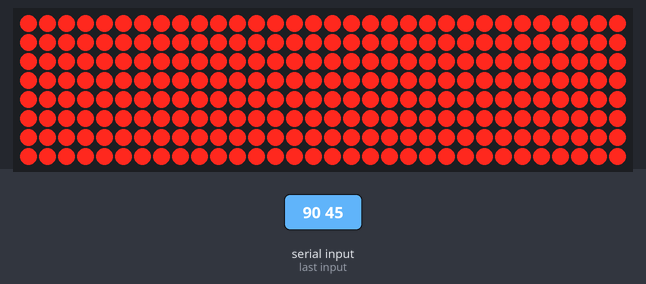
The sketch below on a simulated Arduino Uno, built with avr-gcc and run on an emulated ATmega328P. Shown: 32×8 LED matrix. Inputs (shaded band) come from the test bench. What the sketch prints to the serial monitor is not drawn.

1.3 s: "90 45\n" received over Serial
Above: at 1.7 s.
Timing chart, 0 to 4.3 s (numbered marks = the images above; inputs shaded):
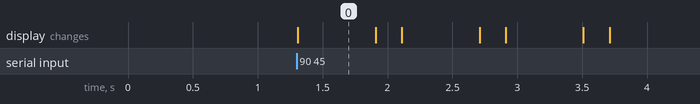

Measured:
- after the input at 1.3 s, the display: changes at once (image 0)
- what the display in image 0 shows lasts 0.6 s, from 1.3 s to 1.9 s

The sketch:

morse_code_translator.ino
```cpp
#include <MD_MAX72xx.h>
#include <SPI.h>
#include <avr/pgmspace.h>

// MAX7219 8x32 4-in-1 matrix on Arduino UNO.
// DIN -> D11, CS/LOAD -> D10, CLK -> D13.
#define HARDWARE_TYPE MD_MAX72XX::FC16_HW
#define MAX_DEVICES 4

const uint8_t DATA_PIN = 11;
const uint8_t CS_PIN = 10;
const uint8_t CLK_PIN = 13;

const uint8_t BRIGHTNESS = 8;       // 0-15
const uint16_t DOT_MS = 200;
const uint16_t DASH_MS = DOT_MS * 3;
const uint16_t SYMBOL_GAP_MS = DOT_MS;
const uint16_t LETTER_GAP_MS = DOT_MS * 3;
const uint16_t WORD_GAP_MS = DOT_MS * 7;
const uint16_t SERIAL_IDLE_MS = 120;
const uint8_t MAX_MESSAGE_LENGTH = 80;

MD_MAX72XX matrix(HARDWARE_TYPE, DATA_PIN, CLK_PIN, CS_PIN, MAX_DEVICES);

const char MORSE_A[] PROGMEM = ".-";
const char MORSE_B[] PROGMEM = "-...";
const char MORSE_C[] PROGMEM = "-.-.";
const char MORSE_D[] PROGMEM = "-..";
const char MORSE_E[] PROGMEM = ".";
const char MORSE_F[] PROGMEM = "..-.";
const char MORSE_G[] PROGMEM = "--.";
const char MORSE_H[] PROGMEM = "....";
const char MORSE_I[] PROGMEM = "..";
const char MORSE_J[] PROGMEM = ".---";
const char MORSE_K[] PROGMEM = "-.-";
const char MORSE_L[] PROGMEM = ".-..";
const char MORSE_M[] PROGMEM = "--";
const char MORSE_N[] PROGMEM = "-.";
const char MORSE_O[] PROGMEM = "---";
const char MORSE_P[] PROGMEM = ".--.";
const char MORSE_Q[] PROGMEM = "--.-";
const char MORSE_R[] PROGMEM = ".-.";
const char MORSE_S[] PROGMEM = "...";
const char MORSE_T[] PROGMEM = "-";
const char MORSE_U[] PROGMEM = "..-";
const char MORSE_V[] PROGMEM = "...-";
const char MORSE_W[] PROGMEM = ".--";
const char MORSE_X[] PROGMEM = "-..-";
const char MORSE_Y[] PROGMEM = "-.--";
const char MORSE_Z[] PROGMEM = "--..";

const char MORSE_0[] PROGMEM = "-----";
const char MORSE_1[] PROGMEM = ".----";
const char MORSE_2[] PROGMEM = "..---";
const char MORSE_3[] PROGMEM = "...--";
const char MORSE_4[] PROGMEM = "....-";
const char MORSE_5[] PROGMEM = ".....";
const char MORSE_6[] PROGMEM = "-....";
const char MORSE_7[] PROGMEM = "--...";
const char MORSE_8[] PROGMEM = "---..";
const char MORSE_9[] PROGMEM = "----.";

const char *const MORSE_LETTERS[] PROGMEM = {
  MORSE_A, MORSE_B, MORSE_C, MORSE_D, MORSE_E, MORSE_F, MORSE_G,
  MORSE_H, MORSE_I, MORSE_J, MORSE_K, MORSE_L, MORSE_M, MORSE_N,
  MORSE_O, MORSE_P, MORSE_Q, MORSE_R, MORSE_S, MORSE_T, MORSE_U,
  MORSE_V, MORSE_W, MORSE_X, MORSE_Y, MORSE_Z
};

const char *const MORSE_DIGITS[] PROGMEM = {
  MORSE_0, MORSE_1, MORSE_2, MORSE_3, MORSE_4,
  MORSE_5, MORSE_6, MORSE_7, MORSE_8, MORSE_9
};

char message[MAX_MESSAGE_LENGTH + 1];
uint8_t messageLength = 0;
unsigned long lastSerialByteMs = 0;

void setup() {
  Serial.begin(9600);

  matrix.begin();
  matrix.control(MD_MAX72XX::INTENSITY, BRIGHTNESS);
  matrix.clear();

  Serial.println(F("Enter a sentence to convert to Morse code:"));
}

void loop() {
  readSerialMessage();

  if (messageLength > 0 && millis() - lastSerialByteMs >= SERIAL_IDLE_MS) {
    message[messageLength] = '\0';
    Serial.print(F("Sending: "));
    Serial.println(message);
    playMorseMessage(message);
    messageLength = 0;
    Serial.println(F("Enter a sentence to convert to Morse code:"));
  }
}

void readSerialMessage() {
  while (Serial.available() > 0) {
    char incoming = Serial.read();
    lastSerialByteMs = millis();

    if (incoming == '\r') {
      continue;
    }

    if (incoming == '\n') {
      if (messageLength > 0) {
        message[messageLength] = '\0';
        Serial.print(F("Sending: "));
        Serial.println(message);
        playMorseMessage(message);
        messageLength = 0;
        Serial.println(F("Enter a sentence to convert to Morse code:"));
      }
      continue;
    }

    if (messageLength < MAX_MESSAGE_LENGTH) {
      message[messageLength++] = incoming;
    }
  }
}

void playMorseMessage(const char *text) {
  bool previousWasSpace = true;

  for (uint8_t i = 0; text[i] != '\0'; i++) {
    char c = text[i];

    if (c >= 'a' && c <= 'z') {
      c -= 32;
    }

    if (c == ' ') {
      if (!previousWasSpace) {
        delay(WORD_GAP_MS - LETTER_GAP_MS);
      }
      previousWasSpace = true;
      continue;
    }

    char morse[6];
    if (!lookupMorse(c, morse, sizeof(morse))) {
      continue;
    }

    previousWasSpace = false;
    flashMorseSequence(morse);
    delay(LETTER_GAP_MS - SYMBOL_GAP_MS);
  }
}

bool lookupMorse(char c, char *buffer, size_t bufferSize) {
  const char *morsePtr = NULL;

  if (c >= 'A' && c <= 'Z') {
    morsePtr = (const char *)pgm_read_ptr(&MORSE_LETTERS[c - 'A']);
  } else if (c >= '0' && c <= '9') {
    morsePtr = (const char *)pgm_read_ptr(&MORSE_DIGITS[c - '0']);
  } else {
    return false;
  }

  strncpy_P(buffer, morsePtr, bufferSize);
  buffer[bufferSize - 1] = '\0';
  return true;
}

void flashMorseSequence(const char *sequence) {
  for (uint8_t i = 0; sequence[i] != '\0'; i++) {
    uint16_t duration = (sequence[i] == '.') ? DOT_MS : DASH_MS;
    flashMatrix(duration);
    delay(SYMBOL_GAP_MS);
  }
}

void flashMatrix(uint16_t durationMs) {
  setMatrix(true);
  delay(durationMs);
  setMatrix(false);
}

void setMatrix(bool on) {
  matrix.control(MD_MAX72XX::UPDATE, MD_MAX72XX::OFF);

  for (uint8_t column = 0; column < MAX_DEVICES * 8; column++) {
    matrix.setColumn(column, on ? 0xFF : 0x00);
  }

  matrix.control(MD_MAX72XX::UPDATE, MD_MAX72XX::ON);
  matrix.update();
}
```
